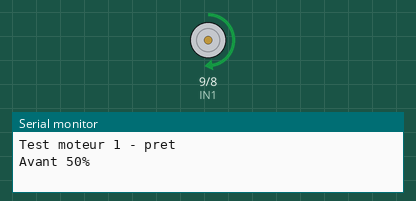
Recording of a sketch running on a simulated Arduino Uno, built with avr-gcc and run on an emulated ATmega328P. Shown: motor-driver pin pairs drawn as motors (green arrow = first pin HIGH = forward, orange = second pin HIGH = backward, longer = more drive, scaled by the enable pin), the last lines printed to the serial monitor.

Above: at 3.0 s.
At 6.0 s:
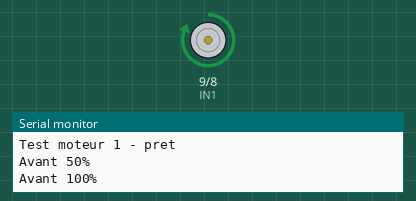
At 9.0 s:
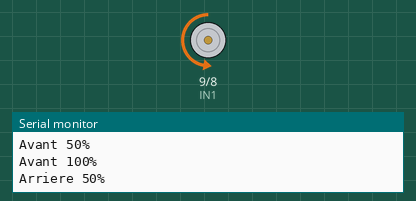
At 14.5 s:
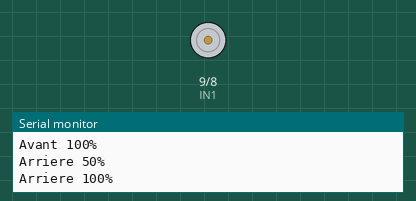
Timing chart, 0 to 20.2 s (numbered marks = the images above):
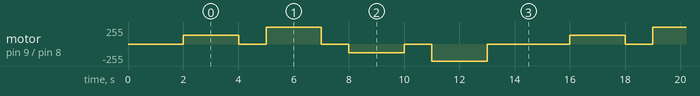

Measured:
- by itself, motor on pin 9 (IN1) / pin 8 (IN2): repeats every 14.0 s: stopped 1.0 s, forward 255/255 2.0 s, stopped 1.0 s, backward 128/255 2.0 s, stopped 1.0 s, backward 255/255 2.0 s, stopped 3.0 s, forward 128/255 2.0 s

The sketch:

test_moteur1.ino
```cpp
// Test Phase 2 - Un moteur via L298N
// Pins : ENA=10 (PWM), IN1=9, IN2=8

#define ENA 10
#define IN1 9
#define IN2 8

void setup() {
  pinMode(ENA, OUTPUT);
  pinMode(IN1, OUTPUT);
  pinMode(IN2, OUTPUT);
  Serial.begin(9600);
  Serial.println("Test moteur 1 - pret");
  delay(2000);
}

void avancer(int vitesse) {
  digitalWrite(IN1, HIGH);
  digitalWrite(IN2, LOW);
  analogWrite(ENA, vitesse);
}

void reculer(int vitesse) {
  digitalWrite(IN1, LOW);
  digitalWrite(IN2, HIGH);
  analogWrite(ENA, vitesse);
}

void stop() {
  digitalWrite(IN1, LOW);
  digitalWrite(IN2, LOW);
  analogWrite(ENA, 0);
}

void loop() {
  // Avant lent
  Serial.println("Avant 50%");
  avancer(128);
  delay(2000);

  stop();
  delay(1000);

  // Avant rapide
  Serial.println("Avant 100%");
  avancer(255);
  delay(2000);

  stop();
  delay(1000);

  // Arriere lent
  Serial.println("Arriere 50%");
  reculer(128);
  delay(2000);

  stop();
  delay(1000);

  // Arriere rapide
  Serial.println("Arriere 100%");
  reculer(255);
  delay(2000);

  stop();
  delay(3000);

  Serial.println("--- Cycle termine ---");
}
```
